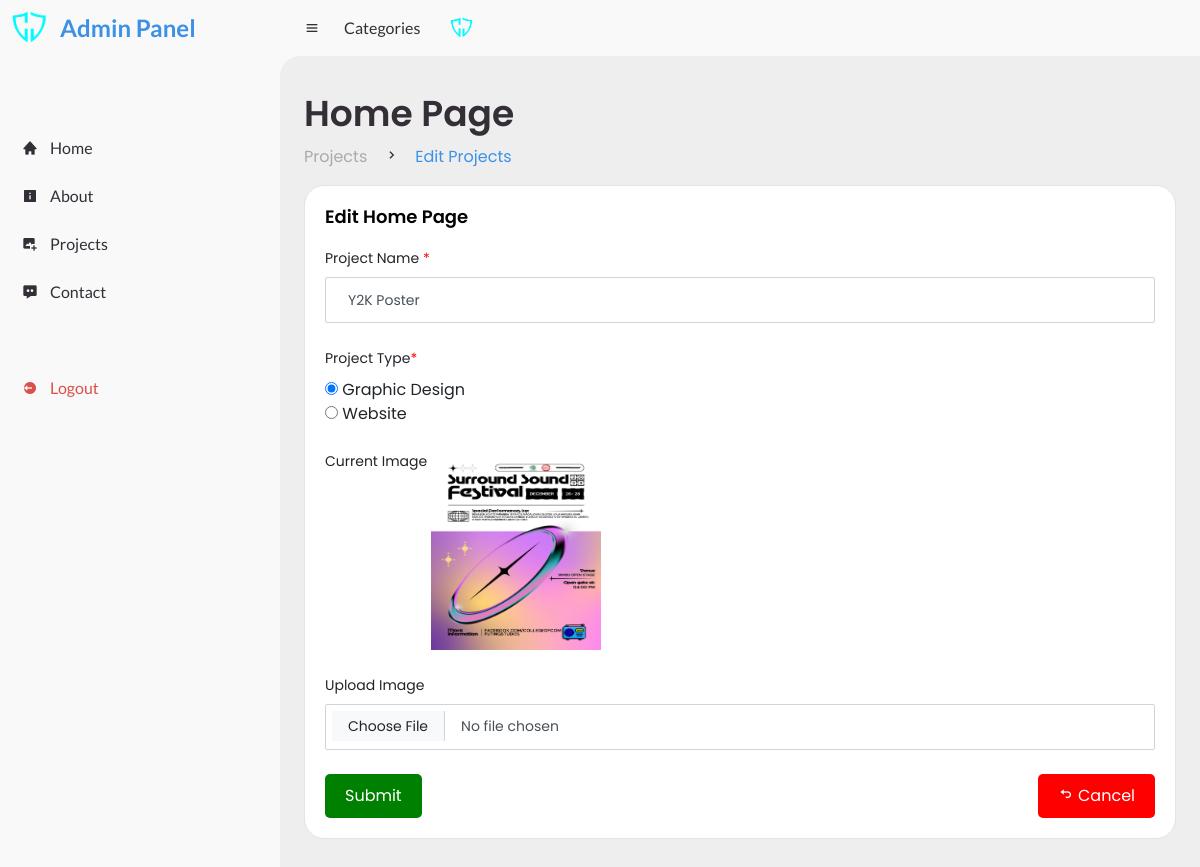
Page /admin/edit-project.php?id=5 (signed in) on the committed database.
### tables this page shows
CREATE TABLE `projects` (
  `id` int(20) NOT NULL,
  `projName` varchar(299) NOT NULL,
  `projImg` varchar(299) DEFAULT NULL,
  `projType` varchar(299) NOT NULL,
  `projLink` varchar(299) DEFAULT NULL
);

### admin/edit-project.php (the view, shortened to what this page needs)
<?php
	global $ConnectingDB;
    $SearchQueryParameter = $_GET['id'];
	$sql = "SELECT * FROM projects WHERE id = '$SearchQueryParameter'";
	$stmt = $ConnectingDB->query($sql);
	while ($DataRows = $stmt->fetch()){
		$nameEdit		    =	$DataRows["projName"];
		$imgEdit			=	$DataRows["projImg"];
		$typeEdit			=	$DataRows["projType"];
	}
?>
<!DOCTYPE html>
<html lang="en">
<head>
	<link href="https://cdn.jsdelivr.net/npm/bootstrap@5.3.3/dist/css/bootstrap.min.css" rel="stylesheet">
	<link href='https://unpkg.com/boxicons@2.0.9/css/boxicons.min.css' rel='stylesheet'>
	<link rel="stylesheet" href="assets/style.css">
</head>
<body>
	<?php include('header.php'); ?>
	<section id="content">
		<nav>
			<i class='bx bx-menu' ></i>
			<a href="#" class="nav-link">Categories</a>
			<a href="#" class="profile">
				<img src="../images/cj_logo.png">
			</a>
		</nav>
		<main>
			<div class="head-title">
				<div class="left">
					<h1>Home Page</h1>
					<ul class="breadcrumb">
						<li>
							<a class="" href="#">Projects</a>
						</li>
                        <li><i class='bx bx-chevron-right' ></i></li>
                        <li>
							<a class="active" href="#">Edit Projects</a>
						</li>
					</ul>
				</div>
			</div>
			<div class="col-12 grid-margin stretch-card">
              <div class="card">
                <div class="card-body">
                  <h4 class="card-title">Edit Home Page</h4>
                  <form class="forms-sample" action="edit-project.php?id=<?php echo $SearchQueryParameter; ?>" method="POST" enctype="multipart/form-data">
				  	<div class="form-group">
                      <label for="post_title">Project Name<span style="color:red"> * </span> </label>
                      <input type="text" name="Project" class="form-control" id="Project" value="<?php echo $nameEdit ?>" required>
                    </div>
					<div class="form-group">
                        <label for="post_title">Project Type<span style="color:red">*</span></label><br>
                        <input type="radio" name="Type" id="imageRadio" value="Graphic Design" <?php if ($typeEdit == "Graphic Design") echo "checked"; ?>> Graphic Design<br>
                        <input type="radio" name="Type" id="websiteRadio" value="Website" <?php if ($typeEdit == "Website") echo "checked"; ?>> Website<br>
                    </div>
                    <div class="form-group" id="imageFormGroup">
                        <label for="formFileLg" class="form-label">Current Image</label>
                        <img src="img/<?php echo $imgEdit; ?>" width="170px;" height="200px;" id="currentImage">
                        <br>
                        <br>
                        <label for="image">Upload Image</label>
                        <input class="form-control form-control-lg" name="image" id="image" type="file" value="None">
                    </div>
                    <div class="button-container">
                    <button type="submit" name="Submit" class="btn-submit">Submit</button>
                    <a href="projects.php" class="btn-cancel">
                        <i class='bx bx-undo'></i> Cancel
                    </a>
                    </div>
                  </form>
                </div>
              </div>
            </div>
		</main>
	</section>
</body>
</html>

### admin/assets/style.css (style rules this page uses)
* { margin: 0; padding: 0; box-sizing: border-box; }
a { text-decoration: none; }
li { list-style: none; }
:root { --poppins: 'Poppins', sans-serif; --lato: 'Lato', sans-serif; --light: #F9F9F9; --blue: #3C91E6; --light-blue: #CFE8FF; --grey: #eee; --dark-grey: #AAAAAA; --dark: #342E37; --red: #DB504A; --yellow: #FFCE26; --light-yellow: #FFF2C6; --orange: #FD7238; --light-orange: #FFE0D3; }
html { overflow-x: hidden; }
body { background: var(--grey); overflow-x: hidden; }
#content { position: relative; width: calc(100% - 280px); left: 280px; transition: .3s ease; }
#content nav { height: 56px; background: var(--light); padding: 0 24px; display: flex; align-items: center; grid-gap: 24px; font-family: var(--lato); position: sticky; top: 0; left: 0; z-index: 1000; }
#content nav::before { content: ''; position: absolute; width: 40px; height: 40px; bottom: -40px; left: 0; border-radius: 50%; box-shadow: -20px -20px 0 var(--light); }
#content nav a { color: var(--dark); }
#content nav .bx.bx-menu { cursor: pointer; color: var(--dark); }
#content nav .nav-link { font-size: 16px; transition: .3s ease; }
#content nav .profile img { width: 36px; height: 36px; object-fit: cover; border-radius: 50%; }
#content main { width: 100%; padding: 36px 24px; font-family: var(--poppins); max-height: calc(100vh - 56px); overflow-y: auto; }
#content main .head-title { display: flex; align-items: center; justify-content: space-between; grid-gap: 16px; flex-wrap: wrap; }
#content main .head-title .left h1 { font-size: 36px; font-weight: 600; margin-bottom: 10px; color: var(--dark); }
#content main .head-title .left .breadcrumb { display: flex; align-items: center; grid-gap: 16px; }
#content main .head-title .left .breadcrumb li { color: var(--dark); }
#content main .head-title .left .breadcrumb li a { color: var(--dark-grey); pointer-events: none; }
#content main .head-title .left .breadcrumb li a.active { color: var(--blue); pointer-events: unset; }
.button-container { display: flex; justify-content: space-between; margin-top: 20px; }
.btn-submit, .btn-cancel { padding: 10px 20px; border: none; border-radius: 5px; cursor: pointer; transition: background-color 0.3s; }
.btn-submit { background-color: green; color: white; }
.btn-cancel { background-color: red; color: white; }
.stretch-card { display: -webkit-flex; display: flex; -webkit-align-items: stretch; align-items: stretch; -webkit-justify-content: stretch; justify-content: stretch; }
.stretch-card > .card { width: 100%; min-width: 100%; }
.card { position: relative; display: flex; flex-direction: column; min-width: 0; word-wrap: break-word; background-color: #fff; background-clip: border-box; border: 1px solid #e3e3e3; border-radius: 20px; }
.card .card-body { padding: 1.25rem 1.25rem; flex: 1 1 auto; min-height: 1px; }
.card .card-title { color: #010101; margin-bottom: 1.2rem; text-transform: capitalize; font-size: 1.125rem; font-weight: 600; }
.form-group { margin-bottom: 1.5rem; }
.form-group label { font-size: 0.875rem; line-height: 1.4rem; vertical-align: top; margin-bottom: .5rem; }
label { display: inline-block; margin-bottom: 0.5rem; }
.form-control, .asColorPicker-input, .dataTables_wrapper select, .jsgrid .jsgrid-table .jsgrid-filter-row input[type="text"], .jsgrid .jsgrid-table .jsgrid-filter-row select, .jsgrid .jsgrid-table .jsgrid-filter-row input[type="number"], .select2-container--default .select2-selection--single, .select2-container--default .select2-selection--single .select2-search__field, .typeahead, .tt-query, .tt-hint { border: 1px solid #080809; font-weight: 400; font-size: 0.875rem; border-radius: 4px; }
.form-control { display: block; width: 100%; height: 2.875rem; padding: 0.875rem 1.375rem; font-size: 0.875rem; font-weight: 400; line-height: 1; color: #495057; background-color: #ffffff; background-clip: padding-box; border: 1px solid #ced4da; border-radius: 2px; transition: border-color 0.15s ease-in-out, box-shadow 0.15s ease-in-out; }

### rows in the picture
projects: Project "Y2K Poster", projType "☑", projImg (picture)
